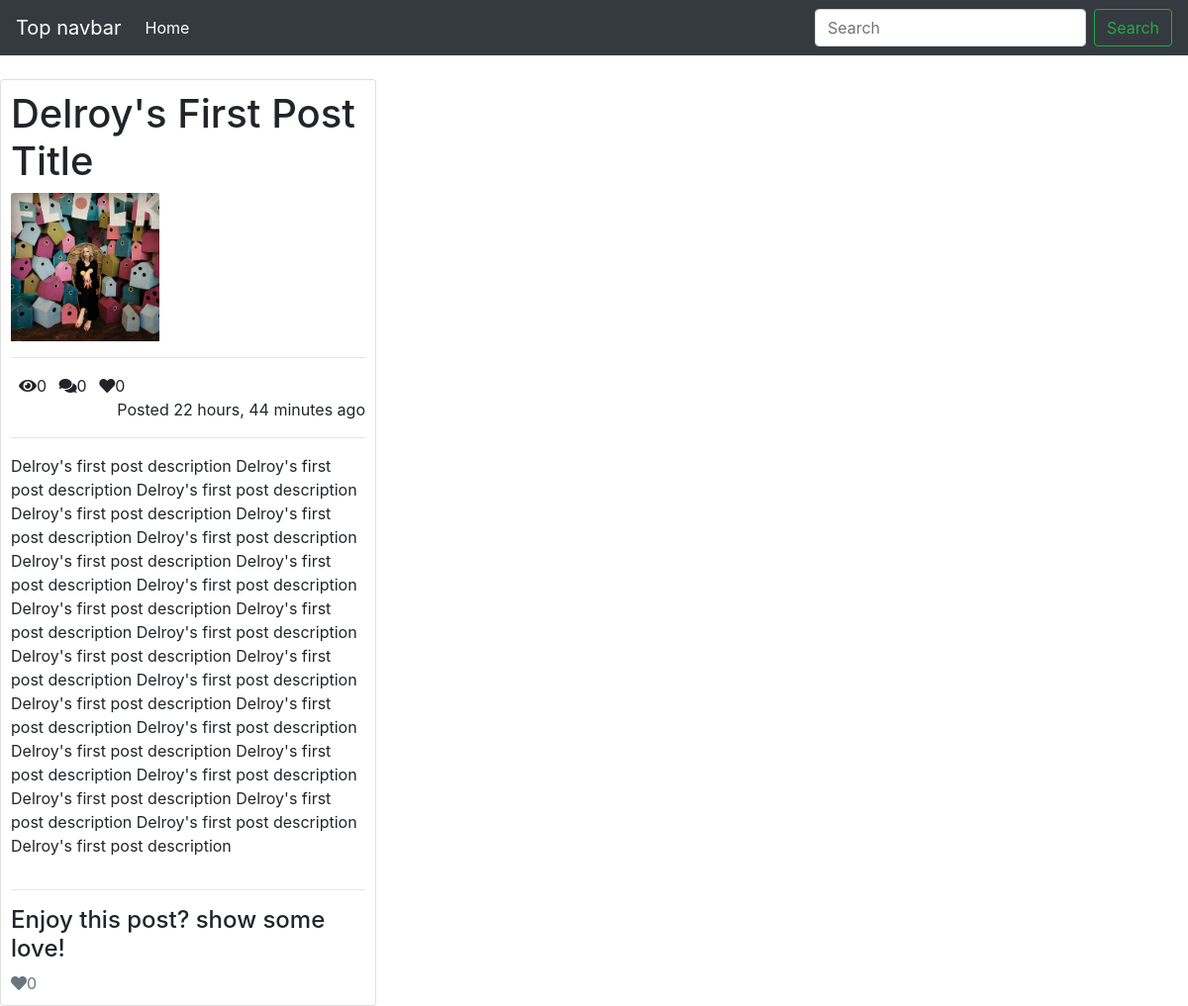
/first-post/, run on the app's committed database.
### posts/models.py (models this page shows, shortened)
class Post(models.Model):
    title = models.CharField(max_length=100)
    content = models.TextField()
    thumbnail = models.ImageField()
    publish_date = models.DateTimeField(auto_now=True)
    last_updated = models.DateTimeField(auto_now=True)
    author = models.ForeignKey(User, on_delete=models.CASCADE)
    slug = models.SlugField()
    def get_love_url(self):
        return reverse("love", kwargs={"slug": self.slug})
    @property
    def get_comment_count(self):
        return self.comment_set.all().count()
    @property
    def get_view_count(self):
        return self.postview_set.all().count()
    @property
    def get_love_count(self):
        return self.love_set.all().count()

### posts/views.py (the view)
# urls.py: path('<slug>/', PostDetailView.as_view(), name='detail'),
class PostDetailView(DetailView):
    model = Post
    def get_object(self, **kwargs):
        object = super().get_object(**kwargs)
        if self.request.user.is_authenticated:
            PostView.objects.get_or_create(user=self.request.user, post=object)
        return object

### templates/posts/post_detail.html
{% extends 'base.html' %}
{% block content %}
<div class="row">
    <div class="col-4 offest-4">
        <div class="card" style="padding: 10px;">
            <h1>{{ object.title|title }}</h1>
            <img src="{{ object.thumbnail.url }}" style="height: 150px; width: 150px;" class="card-img-top post-image"
                alt="image">
            <hr />
            <div>
                <span><i class="fas fa-eye ml-2"></i>{{ object.get_view_count }}</span>
                <span><i class="fas fa-comments ml-2"></i>{{ object.get_comment_count }}</span>
                <span><i class="fas fa-heart ml-2"></i>{{ object.get_love_count }}</span>
                <span class="float-right">Posted {{ object.publish_date|timesince }} ago</span>
            </div>
            <hr />
            <div>
                <p>{{ object.content }}</p>
            </div>
            <hr />
            <div>
                <h4>Enjoy this post? show some love!</h4>
                <a href="{{ object.get_love_url }}" class="text-muted"><i class="fas fa-heart"></i>{{ object.get_love_count }}</a>
            </div>
        </div>
    </div>
</div>
{% endblock content %}

### data on the page
Post: title "Delroy's First Post Title", thumbnail (picture), get_view_count "0", get_comment_count "0", get_love_count "0", publish_date "22 hours, 44 minutes", content "Delroy's first post description Delroy's first post description Delroy's first post description Delroy's first post description Delroy's first post description Delroy's first post description Delroy's first post description Delroy's first post description Delroy's first post description Delroy's first post description Delroy's first post description Delroy's first post description Delroy's first post description Delroy's first post description Delroy's first post description Delroy's first post description Delroy's first post description Delroy's first post description Delroy's first post description Delroy's first post description Delroy's first post description Delroy's first post…"
